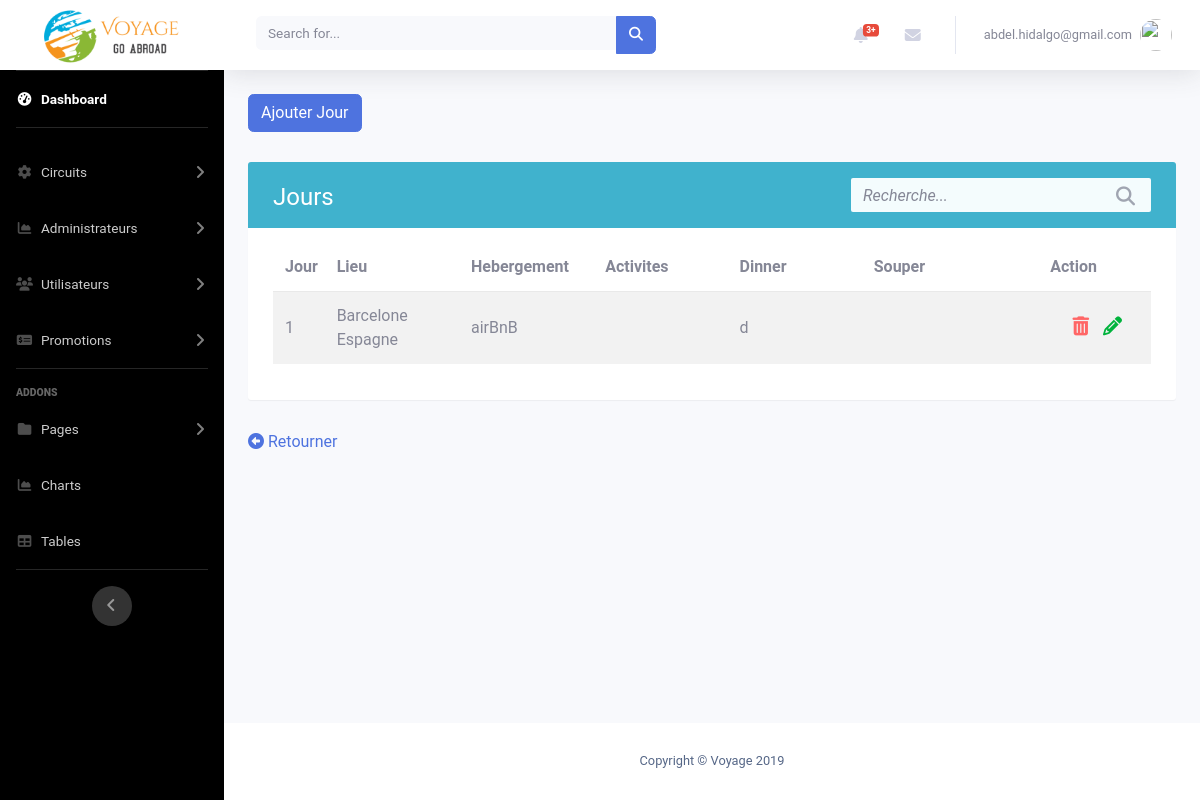
Screenshot of /admin3/listerJours.php?idEtape=38&idCircuit=13 with the database file from the repository.
### tables this page shows
CREATE TABLE `jour` (
  `idJour` int(11) NOT NULL,
  `idLieu` int(10) DEFAULT NULL,
  `idEtape` int(11) NOT NULL,
  `idActivite` int(11) DEFAULT NULL,
  `idHebergement` int(11) DEFAULT NULL,
  `idDinner` int(11) DEFAULT NULL,
  `idSouper` int(11) DEFAULT NULL
);

CREATE TABLE `lieu` (
  `idLieu` int(11) NOT NULL,
  `nom` varchar(50) DEFAULT NULL,
  `ville` varchar(50) DEFAULT NULL,
  `pays` varchar(50) DEFAULT NULL
);

CREATE TABLE `hebergement` (
  `idHebergement` int(11) NOT NULL,
  `idLieu` int(11) NOT NULL,
  `nom` varchar(50) NOT NULL,
  `typeHebergement` varchar(50) DEFAULT NULL,
  `dejeunerInclus` tinyint(1) DEFAULT '0',
  `siteweb` varchar(50) DEFAULT NULL
);

CREATE TABLE `manger` (
  `idManger` int(11) NOT NULL,
  `idLieu` int(11) NOT NULL,
  `nom` varchar(50) NOT NULL,
  `siteweb` varchar(50) DEFAULT NULL
);

### admin3/listerJours.php (the view, shortened to what this page needs)
<?php
include "includes/header.php";
include "includes/navbar.php";
if (isset($_GET['idEtape'])) {
    $idEtape = $_GET['idEtape'];
}
if (isset($_GET['idCircuit'])) {
    $idCircuit = $_GET['idCircuit'];
}
$stmt = $conn->query('SELECT * FROM jour WHERE idEtape = ' . $idEtape);
$jour = 0;
$table = '
                <div class="table-wrapper">
                    <div class="table-title">
                        <div class="row">
                            <div class="col-sm-8">
                                <h2>Jours</b></h2>
                            </div>
                            <div class="col-sm-4">
                                <div class="search-box">
                                    <div class="input-group">
                                        <input type="text" id="search" class="form-control" placeholder="Recherche...">
                                        <span class="input-group-addon"><i class="fa fa-search" aria-hidden="true"></i></span>
                                    </div>
                                </div>
                            </div>
                        </div>
                    </div>
                    <table class="table table-striped">
                        <col width="50">
                        <col width="130">
                        <col width="130">
                        <col width="130">
                        <col width="130">
                        <col width="130">
                        <col width="150">
                        <thead>
                            <tr>
                                <th>Jour</th>
                                <th>Lieu</th>
                                <th>Hebergement</th>
                                <th>Activites</th>
                                <th>Dinner</th>
                                <th>Souper</th>
                                <th style="width: 150px; text-align: center;">Action</th>
                            </tr>
                        </thead>
                        <tbody>';
                        while ($row = $stmt->fetch()) {
                            $jour++;
                            $getActivite = $conn->query('SELECT * FROM activite WHERE idActivite = ' . $row->idActivite);
                            $activite = $getActivite->fetch();
                            $getHebergement = $conn->query('SELECT * FROM hebergement WHERE idHebergement = ' . $row->idHebergement);
                            $hebergement = $getHebergement->fetch();
                            $getDinner = $conn->query('SELECT * FROM manger WHERE idManger = ' . $row->idDinner);
                            $dinner = $getDinner->fetch();
                            $getSouper = $conn->query('SELECT * FROM manger WHERE idManger = ' . $row->idSouper);
                            $souper = $getSouper->fetch();
                            $getLieu = $conn->query("SELECT * FROM lieu WHERE idLieu = $row->idLieu");
                            $lieu = $getLieu->fetch();
                            if ($lieu->nom == null && $lieu->ville == null && $lieu->pays == null) {
                                $lieuAMontrer = 'Sans Lieu';
                            } else {
                                $lieuAMontrer = trim(preg_replace('/\s\s+/', ' ', str_replace("\n", " ", $lieu->nom . ' ' . $lieu->ville . ' ' . $lieu->pays)));
                            }
                            $table .= '
                                    <tr>
                                        <td>' . $jour . '</td>
                                        <td>' . $lieuAMontrer . '</td>
                                        <td>' . $hebergement->nom . '</td>
                                        <td>' . $activite->nom . '</td>
                                        <td>' . $dinner->nom . '</td>
                                        <td>' . $souper->nom . '</td>
                                        <td>
                                            <div class="col-md-12 choix">
                                                <a href="" data-toggle="modal" data-target="#exampleModal'. $row->idJour .'"><i class="fa fa-trash" aria-hidden="true" style="color: #ff6666;"></i></a>
                                                <a href="modifierJour.php?idJour=' . $row->idJour . '"><i class="fa fa-pencil" aria-hidden="true" style="color: #00b33c;"></i></a>
                                                <div style="color: black;" class="modal fade" id="exampleModal'. $row->idJour .'" tabindex="-1" role="dialog" aria-labelledby="exampleModalLabel" aria-hidden="true">
                                                            <a type="button" href="deleteJour.php?idJour=' . $row->idJour . '" class="btn btn-primary">Confirmer</a>
                                                </div>
                                            </div>
                                        </td>
                                    </tr>';
                        }
                $table .= '</tbody>
                        </table>
                    </div>
                ';
?>
<div class="container minimumHeight">
    <form action="creerCircuit.php" method="GET">
        <button class="btn btn-primary" style="color: white;">Ajouter Jour</button>
    </form>
    <?php
        echo $table;
    ?>
    <a href="<?php if (isset($idCircuit)) {
        echo "listerEtapes.php?idCircuit=$idCircuit";
    } else {
        echo 'gererCircuit.php';
    } ?>" class="mb-10"><i class="fas fa-arrow-alt-circle-left"></i> Retourner</a>
</div>
<?php
  include('includes/footer.php');
?>

### admin3/css/abdel.css (style rules this page uses)
.choix { text-align: right !important; }
.minimumHeight { min-height: 75vh !important; }

### admin3/css/crud.css (style rules this page uses)
body { color: #566787; background: #f7f5f2; font-family: 'Roboto', sans-serif; }
.table-wrapper { background: #fff; padding: 20px 25px; margin: 30px auto; border-radius: 3px; box-shadow: 0 1px 1px rgba(0,0,0,.05); }
.table-title { color: #fff; background: #40b2cd; padding: 16px 25px; margin: -20px -25px 10px; border-radius: 3px 3px 0 0; }
.table-title h2 { margin: 5px 0 0; font-size: 24px; }
.search-box { position: relative; float: right; }
.search-box .input-group { min-width: 300px; position: absolute; right: 0; }
.search-box .input-group-addon, .search-box input { border-color: #ddd; border-radius: 0; }
.search-box input { height: 34px; padding-right: 35px; background: #f4fcfd; border: none; border-radius: 2px !important; }
.search-box input::placeholder { font-style: italic; }
.search-box .input-group-addon { min-width: 35px; border: none; background: transparent; position: absolute; right: 0; z-index: 9; padding: 6px 0; }
.search-box i { color: #a0a5b1; font-size: 19px; position: relative; top: 2px; }
table.table { table-layout: fixed; margin-top: 15px; }
table.table tr th, table.table tr td { border-color: #e9e9e9; vertical-align: center; }
table.table th:first-child { width: 13rem; }
table.table td a { color: #a0a5b1; display: inline-block; margin: 0 5px; }
table.table td i { font-size: 19px; }
table.table thead th { border: none; }

### rows the page displays
jour: idLieu.nom "Barcelone Espagne", idHebergement.nom "airBnB", idDinner.nom "d"
